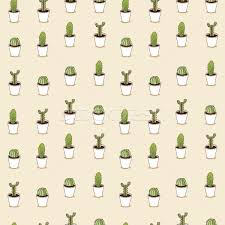
#> input picture img/repeat/images (10).jpeg, 225 x 225 px, given in place of r21.jpg, which was not available
$ python classify_repeat.py   (older library calls are emulated)
#> lines starting #> are read from the running program, lines starting #| are printed output that depends on the picture; pictures that were not available may be replaced by others from this repository, and a replacement may not be noted
### root/proto_repeat_detector.py
from vector_similarity import euclidean,different
from skimage import io
import cv2
from scipy.stats import norm
import scipy.stats as stats
import numpy as np
from matplotlib import pyplot as plt
import math

# [174 lines left out: function classify_v5, not called in this run]


def avg_list(lst):
    lst_sum = sum(lst)
    return lst_sum/len(lst)


def norm_list(lst,lengh_max,lengh_min):
    # 정규화
    maxim = lengh_max
    minim = lengh_min

    norm_data = []
    for lst_ele in lst:
        norm_data.append((lst_ele - minim) / (maxim - minim))

    return norm_data


# [321 lines left out: functions classify_v1, classify_v2, classify_v3, classify_v4, not called in this run]


def classify_test_jong(img_name):
#> called with img_name = 'img/r21.jpg'
    try:
        euclidean_result = []
        sum_data = 0
        des_sum = []
        kp_num = 0

        img = io.imread(img_name)
#> img is the input picture: shape (225, 225, 3); mean R, G, B 234.1, 225, 202.7
        w, h = img.shape[:2]
#> w = 225; h = 225

        if w > 1000:
            img = cv2.resize(img, None, fx=0.5, fy=0.5, interpolation=cv2.INTER_AREA)
        try:
            w, h, c = img.shape
#> c = 3
            gray = cv2.cvtColor(img, cv2.COLOR_BGR2GRAY)
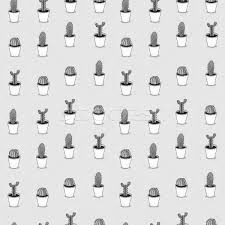
#> gray: shape (225, 225); min 1, max 255, mean 219.4
        except ValueError as e:

            gray = img

        gray = cv2.blur(gray, (3, 3))
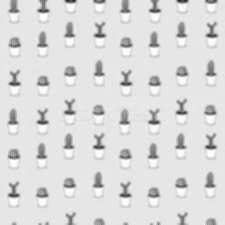
#> gray: shape (225, 225); min 24, max 254, mean 219.4
        sift = cv2.xfeatures2d.SIFT_create()
        kp, des = sift.detectAndCompute(gray, None)
#> kp = 439 keypoints; strongest (x, y, size): (99, 35, 5.1), (13, 195, 5.1), (211, 35, 5.1), (154, 122, 5)

        kp_num = len(kp)
#> kp_num = 439

        i = 0
        while i < 128:
            for descriptor in des:
                sum_data = sum_data + descriptor[i]

            sum_data = sum_data / kp_num
            des_sum.append(sum_data)
            sum_data = 0
            i += 1
#> this loop made 128 passes
#> after the loop, des_sum = 128 values, max 114.6 at index 80, min 2.6 at index 97, mean 23.98; i = 128


        for descriptor in des:
            euclidean_result.append(euclidean(des_sum, descriptor))
#> this loop made 439 passes
#> result in euclidean on passes 1 to 3: 145093.8, 151280.1, 117894.4
#> after the loop, euclidean_result = 439 values, max 443.1 at index 70, min 266 at index 309, mean 355.9

        bins_num = len(set(euclidean_result))
#> bins_num = 439


        euclidean_result = norm_list(euclidean_result, max(euclidean_result), min(euclidean_result))
#> the loop in norm_list, `for lst_ele in lst:` made 439 passes
#> lst_ele on passes 1 to 3: 380.9, 388.9, 343.4
#> after the loop in norm_list, `for lst_ele in lst:`: norm_data = 439 values, max 1 at index 70, min 0 at index 309, mean 0.507
#> euclidean_result has the same summary as norm_data in norm_list
        count, bins, ignored = plt.hist(euclidean_result, bins_num, color='red', density=True)
#> count = 439 values, max 7 at index 179, min 0 at index 1, mean 1; bins = 440 values from 0 to 1; ignored = 439 items

        sigma = np.std(euclidean_result)
#> sigma = 0.241
        mu = np.mean(euclidean_result)
#> mu = 0.507


        bins2 = []
        for bins_e in bins:
            bins2.append(-bins_e)
#> this loop made 440 passes
#> bins_e on passes 2 to 4: 0.00228, 0.00456, 0.00683
#> after the loop, bins2 = 440 values, max 0 at index 0, min -1 at index 439, mean -0.5
        bins2.sort(reverse=False)

        bins2.extend(bins)

        test = 1 / (sigma * np.sqrt(2 * np.pi)) * np.exp(-(bins2 - mu) ** 2 / (2 * sigma ** 2))
#> test = 880 values, max 1.66 at index 663, min 4.93e-09 at index 0, mean 0.489

        count = count.tolist()
        count2 = []
        for count2_e in range(len(count)):
            count2.append(0)
#> after the loop, count2 = 439 values from 0 to 0

        count2.extend(count)
        test = test.tolist()

        real_result2 = different(count2, test)
        final_result = real_result2 / len(test)

        test = []
        count2 = []
        count = []

        return final_result

    except cv2.error as e:
        print("Oops!")
        return 0
    except TypeError as e:
        print("Type Oops!")
        return 0
    except ZeroDivisionError as e:
        print("norm_error!")
        return 0

### root/vector_similarity.py
from matplotlib import pyplot as plt
import numpy as np
import cv2
import math
from scipy.stats import norm


def euclidean(vec1, vec2):
    result = sum([(xi - yi) ** 2 for xi, yi in zip(vec1, vec2)])
    return math.sqrt(result)


def different(vec1, vec2):
    diff_list = [(xi - yi) ** 2 for xi, yi in zip(vec1, vec2)]
#> diff_list = 878 values, max 30.23 at index 826, min 2.43e-17 at index 0, mean 0.599
#    print(max(diff_list))
    sort_list = diff_list.copy()
#> sort_list has the same summary as diff_list
    sort_list.sort(reverse=True)
    indexs = []
    print(diff_list)
#> (printed output is left out)
    for sort in sort_list:
        print(sort)
        if sort<1.0:
            indexs = None
            break
        indexs.append(diff_list.index(sort))
        if len(indexs)>1:
            break
#> this loop made 2 passes
#> sort on passes 1 to 2: 30.23, 30.07


    print(indexs)

    return sum(diff_list),max(diff_list)

#
# img = cv2.imread('img/2.jpg')
# gray= cv2.cvtColor(img,cv2.COLOR_BGR2GRAY)
# sift = cv2.xfeatures2d.SIFT_create()
# kp, des = sift.detectAndCompute(gray, None)
# #img = cv2.drawKeypoints(gray, kp, img,)
#
#
#
# positionX = []
# positionY = []
# # for point in kp:
# #     temp = point.size
# #     #temp = point.pt[0]
# #     print(temp)
# #     positionX.append(temp)
# #     temp = point.angle
# #     #temp = point.pt[1]
# #     print(temp)
# #     positionY.append(temp)
# height, width, channels = img.shape
#
# des1 = des[2]
# des2 = des[2]
# print(des1)
# print(des2)
# print( euclidean(des1,des2))

### root/classify_repeat.py
from proto_repeat_detector import classify_v1,classify_v2, classify_v3, classify_v4, classify_v5,classify_test_jong
import scipy as sp
import csv
import time


# [66 lines left out: functions list_classify, list_classify2, list_classify3, list_classify4, not called in this run]


def list_classify_test(imgs):
    i = 0
    for img in imgs:
        i += 1
        result = classify_test_jong(img)
#> in classify_test_jong, `real_result2 = different(count2, test)`: real_result2 = (525.7, 30.23)
        print(str(i)+"/"+str(len(imgs)))
        if result is 0:
            continue

        if result > 0.6:
            print("repeat_img / "+str(result))
            print(img)
        else:
            print("general_img / "+str(result))
            print(img)
#> pass 2 of the loop in list_classify_test, `for img in imgs:`:
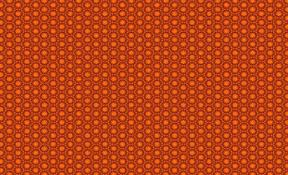
#> input picture img/repeat/images (11).jpeg, 288 x 175 px, given in place of r22.jpg, which was not available
#> in classify_test_jong, img is the input picture: shape (175, 288, 3); mean R, G, B 187, 65.8, 22.2
#> in classify_test_jong (call 2), `gray = cv2.cvtColor(img, cv2.COLOR_BGR2GRAY)`:
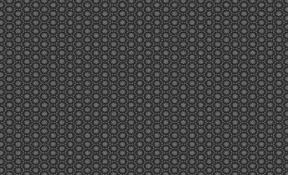
#> gray: shape (175, 288); min 13, max 134, mean 66.6
#> in classify_test_jong (call 2), `gray = cv2.blur(gray, (3, 3))`:
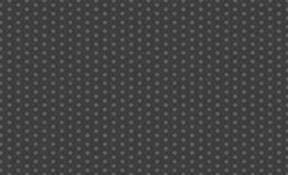
#> gray: shape (175, 288); min 46, max 110, mean 66.6
#> kp = 1537 keypoints; strongest (x, y, size): (105, 109, 2.4), (201, 157, 2.4), (9, 105, 2.4), (70, 153, 2.2)
#> kp_num = 1537
#> the loop in classify_test_jong (call 2), `while i < 128:` made 128 passes
#> after the loop in classify_test_jong (call 2), `while i < 128:`: des_sum = 128 values, max 113.5 at index 53, min 4.22 at index 7, mean 31.26; i = 128
#> the loop in classify_test_jong (call 2), `for descriptor in des:` made 1537 passes
#> after the loop in classify_test_jong (call 2), `for descriptor in des:`: euclidean_result = 1537 values, max 261.5 at index 1262, min 145.6 at index 758, mean 203.4
#> bins_num = 1536
#> the loop in norm_list (call 2), `for lst_ele in lst:` made 1537 passes
#> lst_ele on passes 1 to 3: 228.1, 179, 217.4
#> in classify_test_jong (call 2), `euclidean_result = norm_list(euclidean_result, max(euclidean_result), ..`: euclidean_result = 1537 values, max 1 at index 1262, min 0 at index 758, mean 0.499
#> count = 1536 values, max 6 at index 696, min 0 at index 1, mean 1; bins = 1537 values from 0 to 1; ignored = 1536 items
#> sigma = 0.19
#> mu = 0.499
#> the loop in classify_test_jong (call 2), `for bins_e in bins:` made 1537 passes
#> bins_e on passes 2 to 4: 0.000651, 0.0013, 0.00195
#> after the loop in classify_test_jong (call 2), `for bins_e in bins:`: bins2 = 1537 values, max 0 at index 0, min -1 at index 1536, mean -0.5
#> test = 3074 values, max 2.1 at index 2303, min 6.69e-14 at index 0, mean 0.498
#> after the loop in classify_test_jong (call 2), `for count2_e in range(len(count)):`: count2 = 1536 values from 0 to 0
#> the loop in different (call 2), `for sort in sort_list:` made 2 passes
#> sort on passes 1 to 2: 17.89, 17.65
#> real_result2 = (1537.1, 17.89)


# [10 lines left out: function read_img, not called in this run]

#print(img_urls)
start_time = time.time()
repeat_imgs = ['img/r1.jpg','img/r2.jpg','img/r3.jpg','img/r7.jpg','img/r8.jpg','img/r9.png','img/r10.jpeg','img/r11.jpeg','img/r12.png','img/r13.png','img/r15.jpg','img/r16.jpg','img/r17.jpg','img/r18.png','img/r19.jpg','img/r20.jpg']
general_imgs = ['img/g1.jpeg','img/low8.jpeg','img/low7.jpeg','img/low6.jpeg','img/low5.jpeg','img/g6.png','img/g7.jpeg','img/g8.jpeg','img/g9.jpeg','img/low4.jpeg','img/g11.jpeg','img/g12.jpeg']
# [12 lines of commented-out code are left out]
print("\n")
#list_classify_test(general_imgs)
#> (the run stopped early here; a loop or call above may not have finished)
